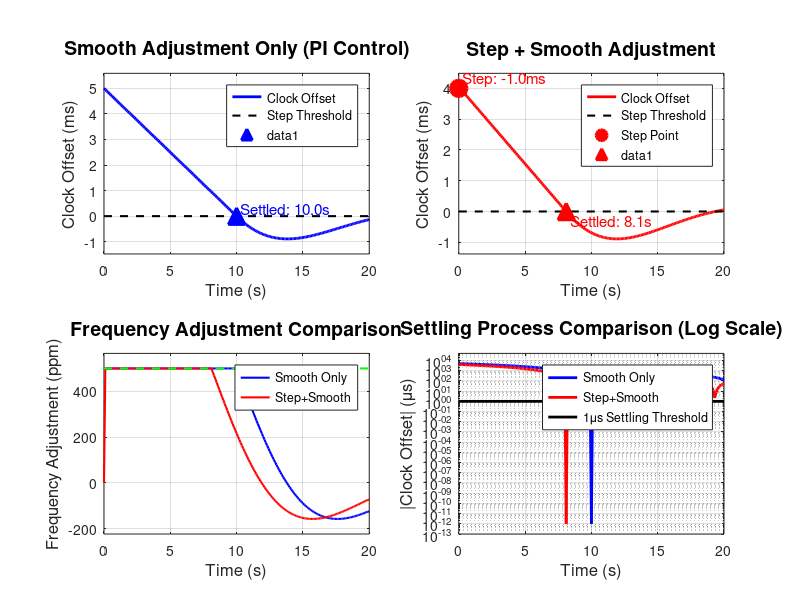
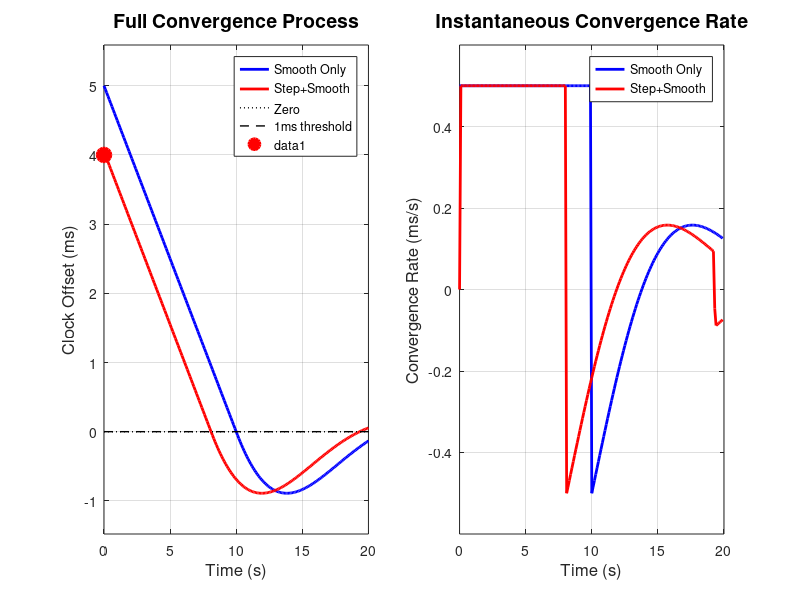
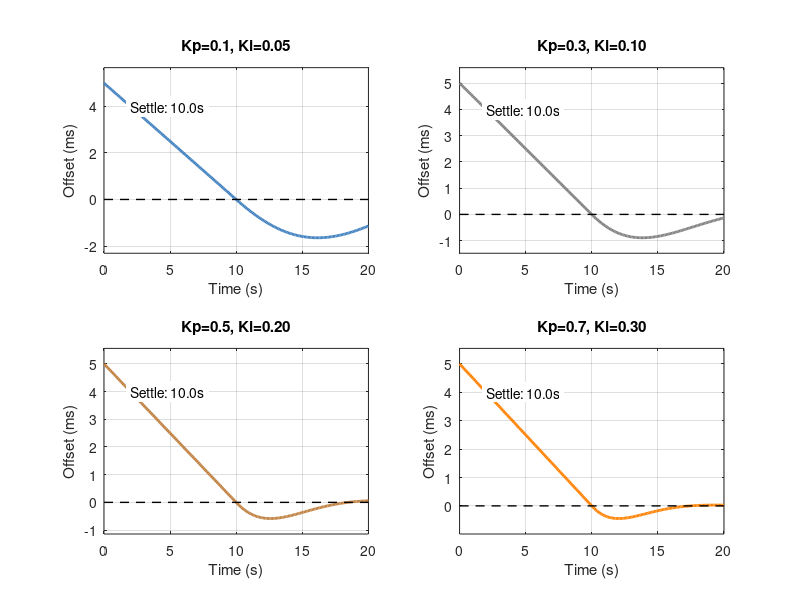
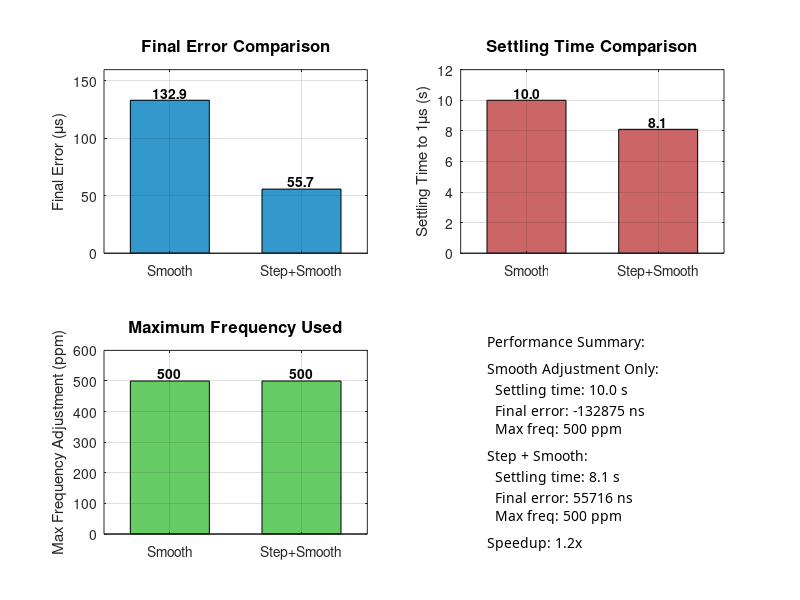

MATLAB code to generate these figures, in order:
%% Step Adjustment vs Smooth Adjustment Comparison - Final Fixed Version
clear all; close all; clc;

% Helper function
function result = ternary_str(condition)
    if condition
        result = 'YES';
    else
        result = 'NO';
    end
end

% Simulation parameters
dt = 0.1;  % Sampling time 0.1 seconds
T = 20;    % Total time 20 seconds
t = 0:dt:T;
n = length(t);

% Scenario: Large initial offset
initial_offset = 5e6;  % 5ms = 5,000,000 ns

fprintf('Simulation Parameters:\n');
fprintf('Sampling time dt = %.2f seconds\n', dt);
fprintf('Total time T = %.0f seconds\n', T);
fprintf('Initial offset = %.0f ns (%.1f ms)\n', initial_offset, initial_offset/1e6);
fprintf('Number of points n = %d\n\n', n);

%% Method 1: Smooth adjustment only (PI control)
disp('=== Method 1: Smooth adjustment only ===');

offset_smooth = zeros(1, n);
freq_smooth = zeros(1, n);
offset_smooth(1) = initial_offset;
integral = 0;
Kp = 0.3;    % Proportional gain
Ki = 0.1;    % Integral gain
max_freq = 500000;  % Maximum frequency adjustment ±500,000ppb (500ppm)

fprintf('First 5 iterations:\n');
fprintf('i\tTime(s)\tOffset(ns)\tIntegral\tFreq(ppb)\tChange(ns)\tNewOffset(ns)\n');
fprintf('--------------------------------------------------------------------------------\n');

for i = 1:n-1
    % Current offset
    current_offset = offset_smooth(i);

    % PI control calculation
    proportional = Kp * current_offset;
    integral = integral + Ki * current_offset * dt;

    % Anti-windup
    if integral > max_freq
        integral = max_freq;
    elseif integral < -max_freq
        integral = -max_freq;
    end

    % Total frequency adjustment
    freq_adj = proportional + integral;

    % Limiter
    if freq_adj > max_freq
        freq_adj = max_freq;
    elseif freq_adj < -max_freq
        freq_adj = -max_freq;
    end

    freq_smooth(i) = freq_adj;

    % System dynamics: offset change = -frequency adjustment * time
    offset_change = freq_adj * dt;  % freq_adj(ppb) * dt(seconds) = change in ns

    offset_smooth(i+1) = current_offset - offset_change;

    if i <= 5
        fprintf('%d\t%.1f\t%.0f\t%.0f\t%.0f\t%.0f\t%.0f\n', ...
            i, t(i), current_offset, integral, freq_adj, offset_change, offset_smooth(i+1));
    end
end
freq_smooth(end) = freq_smooth(end-1);

%% Method 2: Step + Smooth adjustment
disp('=== Method 2: Step + Smooth adjustment ===');

offset_step = zeros(1, n);
freq_step = zeros(1, n);
offset_step(1) = initial_offset;
integral = 0;
step_threshold = 1e6;  % 1ms
step_applied = false;
step_time_idx = 0;

fprintf('\nFirst 5 iterations:\n');
fprintf('i\tTime(s)\tOffset(ns)\tFreq(ppb)\tChange(ns)\tNewOffset(ns)\tStepApplied\n');
fprintf('--------------------------------------------------------------------------------\n');

for i = 1:n-1
    current_offset = offset_step(i);
    step_info = 'No';

    % Check if step adjustment is needed
    if ~step_applied && abs(current_offset) > step_threshold
        % Apply step adjustment
        if current_offset > 0
            offset_step(i) = current_offset - step_threshold;
        else
            offset_step(i) = current_offset + step_threshold;
        end
        freq_step(i) = 0;
        integral = 0;  % Reset integrator
        step_applied = true;
        step_time_idx = i;
        step_info = 'Yes';

        current_offset = offset_step(i);  % Update after step
    else
        % PI control
        proportional = Kp * current_offset;
        integral = integral + Ki * current_offset * dt;

        % Anti-windup
        if integral > max_freq
            integral = max_freq;
        elseif integral < -max_freq
            integral = -max_freq;
        end

        freq_adj = proportional + integral;

        % Limiter
        if freq_adj > max_freq
            freq_adj = max_freq;
        elseif freq_adj < -max_freq
            freq_adj = -max_freq;
        end

        freq_step(i) = freq_adj;
    end

    % System dynamics
    offset_change = freq_step(i) * dt;
    offset_step(i+1) = offset_step(i) - offset_change;

    if i <= 5
        fprintf('%d\t%.1f\t%.0f\t%.0f\t%.0f\t%.0f\t%s\n', ...
            i, t(i), current_offset, freq_step(i), offset_change, offset_step(i+1), step_info);
    end
end
freq_step(end) = freq_step(end-1);

%% Performance Analysis
fprintf('\n=============== Performance Analysis ===============\n');

% Calculate settling times
settling_threshold = 1000;  % 1us
settling_time_smooth = T;
settling_time_step = T;
idx_smooth = find(abs(offset_smooth) < settling_threshold, 1);
idx_step = find(abs(offset_step) < settling_threshold, 1);

if ~isempty(idx_smooth)
    settling_time_smooth = t(idx_smooth);
    fprintf('Smooth adjustment only:\n');
    fprintf('  Time to 1μs: %.2f seconds\n', settling_time_smooth);
    fprintf('  Final offset: %.0f ns (%.3f ms)\n', offset_smooth(end), offset_smooth(end)/1e6);
    fprintf('  Max frequency adjustment: %.0f ppb (%.0f ppm)\n', ...
        max(abs(freq_smooth)), max(abs(freq_smooth))/1000);
else
    fprintf('Smooth adjustment only: Did not settle to 1μs within %d seconds\n', T);
end

fprintf('\n');

if ~isempty(idx_step)
    settling_time_step = t(idx_step);
    fprintf('Step + Smooth adjustment:\n');
    if step_applied
        fprintf('  Step adjustment: %.1f ms\n', step_threshold/1e6);
    end
    fprintf('  Time to 1μs: %.2f seconds\n', settling_time_step);
    fprintf('  Final offset: %.0f ns (%.3f ms)\n', offset_step(end), offset_step(end)/1e6);
    fprintf('  Max frequency adjustment: %.0f ppb (%.0f ppm)\n', ...
        max(abs(freq_step)), max(abs(freq_step))/1000);
else
    fprintf('Step + Smooth adjustment: Did not settle to 1μs within %d seconds\n', T);
end

fprintf('\nPerformance comparison:\n');
if settling_time_smooth < T && settling_time_step < T
    fprintf('  Step adjustment speedup: %.1f times\n', settling_time_smooth/settling_time_step);
    fprintf('  Time reduction: %.1f seconds\n', settling_time_smooth - settling_time_step);
else
    fprintf('  Note: At least one method did not settle\n');
end
fprintf('===================================================\n');

%% MAIN COMPARISON PLOT
figure('Position', [50, 50, 1400, 900], 'Name', 'Step vs Smooth Adjustment Comparison');

% Subplot 1: Smooth adjustment only
subplot(2, 2, 1);
plot(t, offset_smooth / 1e6, 'b-', 'LineWidth', 2);
hold on;
% Draw horizontal line for threshold
threshold_y = 0.001 * ones(1, 2);
threshold_x = [0, T];
plot(threshold_x, threshold_y, 'k--', 'LineWidth', 1.5, 'DisplayName', '1ms threshold');
grid on;
xlabel('Time (s)', 'FontSize', 12);
ylabel('Clock Offset (ms)', 'FontSize', 12);
title('Smooth Adjustment Only (PI Control)', 'FontSize', 14, 'FontWeight', 'bold');

% Auto-adjust y-axis
y_min = min(offset_smooth) / 1e6;
y_max = max(offset_smooth) / 1e6;
y_padding = (y_max - y_min) * 0.1;
if y_padding == 0
    y_padding = 0.5;
end
ylim([y_min - y_padding, y_max + y_padding]);

legend('Clock Offset', 'Step Threshold', 'Location', 'northeast');

% Mark settling time
if ~isempty(idx_smooth)
    plot(t(idx_smooth), offset_smooth(idx_smooth)/1e6, 'b^', ...
        'MarkerSize', 12, 'LineWidth', 2, 'MarkerFaceColor', 'b');
    text(t(idx_smooth)+0.3, offset_smooth(idx_smooth)/1e6 + 0.3, ...
        sprintf('Settled: %.1fs', t(idx_smooth)), 'Color', 'b', 'FontSize', 11);
end

% Subplot 2: Step + Smooth adjustment
subplot(2, 2, 2);
plot(t, offset_step / 1e6, 'r-', 'LineWidth', 2);
hold on;
% Draw horizontal line for threshold
plot(threshold_x, threshold_y, 'k--', 'LineWidth', 1.5, 'DisplayName', '1ms threshold');

% Mark step adjustment point
if step_applied && step_time_idx > 0
    plot(t(step_time_idx), offset_step(step_time_idx)/1e6, 'ro', ...
        'MarkerSize', 12, 'LineWidth', 2, 'MarkerFaceColor', 'r');
    text(t(step_time_idx)+0.3, offset_step(step_time_idx)/1e6 + 0.3, ...
        sprintf('Step: -%.1fms', step_threshold/1e6), 'Color', 'r', 'FontSize', 11);
end

grid on;
xlabel('Time (s)', 'FontSize', 12);
ylabel('Clock Offset (ms)', 'FontSize', 12);
title('Step + Smooth Adjustment', 'FontSize', 14, 'FontWeight', 'bold');

% Auto-adjust y-axis
y_min = min(offset_step) / 1e6;
y_max = max(offset_step) / 1e6;
y_padding = (y_max - y_min) * 0.1;
if y_padding == 0
    y_padding = 0.5;
end
ylim([y_min - y_padding, y_max + y_padding]);

if step_applied
    legend('Clock Offset', 'Step Threshold', 'Step Point', 'Location', 'northeast');
else
    legend('Clock Offset', 'Step Threshold', 'Location', 'northeast');
end

% Mark settling time
if ~isempty(idx_step)
    plot(t(idx_step), offset_step(idx_step)/1e6, 'r^', ...
        'MarkerSize', 12, 'LineWidth', 2, 'MarkerFaceColor', 'r');
    text(t(idx_step)+0.3, offset_step(idx_step)/1e6 - 0.3, ...
        sprintf('Settled: %.1fs', t(idx_step)), 'Color', 'r', 'FontSize', 11);
end

% Subplot 3: Frequency adjustment comparison
subplot(2, 2, 3);
plot(t, freq_smooth / 1000, 'b-', 'LineWidth', 1.5);
hold on;
plot(t, freq_step / 1000, 'r-', 'LineWidth', 1.5);

% Draw horizontal lines for limits
limit_y_upper = (max_freq/1000) * ones(1, 2);
limit_y_lower = (-max_freq/1000) * ones(1, 2);
plot(threshold_x, limit_y_upper, 'g--', 'LineWidth', 1.5, ...
     'DisplayName', sprintf('Upper: %d ppm', max_freq/1000));
plot(threshold_x, limit_y_lower, 'g--', 'LineWidth', 1.5, ...
     'DisplayName', sprintf('Lower: -%d ppm', max_freq/1000));

grid on;
xlabel('Time (s)', 'FontSize', 12);
ylabel('Frequency Adjustment (ppm)', 'FontSize', 12);
title('Frequency Adjustment Comparison', 'FontSize', 14, 'FontWeight', 'bold');

% Auto-adjust y-axis for frequency
freq_min = min(min(freq_smooth/1000), min(freq_step/1000));
freq_max = max(max(freq_smooth/1000), max(freq_step/1000));
freq_padding = (freq_max - freq_min) * 0.1;
if freq_padding == 0
    freq_padding = 50;
end
ylim([freq_min - freq_padding, freq_max + freq_padding]);

legend('Smooth Only', 'Step+Smooth', 'Location', 'northeast');

% Subplot 4: Settling process comparison (log scale)
subplot(2, 2, 4);
% Use absolute values for log plot
abs_offset_smooth = abs(offset_smooth);
abs_offset_smooth(abs_offset_smooth == 0) = 1e-9;  % Avoid log(0)
abs_offset_step = abs(offset_step);
abs_offset_step(abs_offset_step == 0) = 1e-9;  % Avoid log(0)

semilogy(t, abs_offset_smooth / 1e3, 'b-', 'LineWidth', 2, 'DisplayName', 'Smooth Only');
hold on;
semilogy(t, abs_offset_step / 1e3, 'r-', 'LineWidth', 2, 'DisplayName', 'Step+Smooth');

% Draw horizontal line for settling threshold
settling_line_y = 1 * ones(1, 2);
plot(threshold_x, settling_line_y, 'k-', 'LineWidth', 2, ...
     'DisplayName', '1μs Settling Threshold');

grid on;
xlabel('Time (s)', 'FontSize', 12);
ylabel('|Clock Offset| (μs)', 'FontSize', 12);
title('Settling Process Comparison (Log Scale)', 'FontSize', 14, 'FontWeight', 'bold');

% Auto-adjust y-axis for log plot
log_min = min(min(abs_offset_smooth/1e3), min(abs_offset_step/1e3));
log_max = max(max(abs_offset_smooth/1e3), max(abs_offset_step/1e3));
if log_min > 0 && log_max > 0
    ylim([log_min/10, log_max*10]);
end

legend('Location', 'northeast');
xlim([0, T]);

%% DETAILED CONVERGENCE ANALYSIS
figure('Position', [100, 100, 1200, 600], 'Name', 'Detailed Convergence Analysis');

% Subplot 1: Full convergence process
subplot(1, 2, 1);
plot(t, offset_smooth / 1e6, 'b-', 'LineWidth', 2, 'DisplayName', 'Smooth Only');
hold on;
plot(t, offset_step / 1e6, 'r-', 'LineWidth', 2, 'DisplayName', 'Step+Smooth');
plot([0, T], [0, 0], 'k:', 'LineWidth', 1, 'DisplayName', 'Zero');
plot([0, T], [0.001, 0.001], 'k--', 'LineWidth', 1, 'DisplayName', '1ms threshold');
grid on;
xlabel('Time (s)', 'FontSize', 12);
ylabel('Clock Offset (ms)', 'FontSize', 12);
title('Full Convergence Process', 'FontSize', 14, 'FontWeight', 'bold');

% Auto-adjust y-axis
y_min = min(min(offset_smooth/1e6), min(offset_step/1e6));
y_max = max(max(offset_smooth/1e6), max(offset_step/1e6));
y_padding = (y_max - y_min) * 0.1;
if y_padding == 0
    y_padding = 0.5;
end
ylim([y_min - y_padding, y_max + y_padding]);

legend('Location', 'northeast');

% Mark important points
if step_applied && step_time_idx > 0
    plot(t(step_time_idx), offset_step(step_time_idx)/1e6, 'ro', ...
        'MarkerSize', 10, 'LineWidth', 2, 'MarkerFaceColor', 'r');
end

% Subplot 2: Convergence rate analysis
subplot(1, 2, 2);
% Calculate convergence rate
convergence_rate_smooth = zeros(1, n-1);
convergence_rate_step = zeros(1, n-1);

for i = 1:n-1
    if i < n
        convergence_rate_smooth(i) = (abs(offset_smooth(i)) - abs(offset_smooth(i+1))) / dt;
        convergence_rate_step(i) = (abs(offset_step(i)) - abs(offset_step(i+1))) / dt;
    end
end

plot(t(1:end-1), convergence_rate_smooth / 1e6, 'b-', 'LineWidth', 2, 'DisplayName', 'Smooth Only');
hold on;
plot(t(1:end-1), convergence_rate_step / 1e6, 'r-', 'LineWidth', 2, 'DisplayName', 'Step+Smooth');
grid on;
xlabel('Time (s)', 'FontSize', 12);
ylabel('Convergence Rate (ms/s)', 'FontSize', 12);
title('Instantaneous Convergence Rate', 'FontSize', 14, 'FontWeight', 'bold');

% Auto-adjust y-axis for convergence rate
rate_min = min(min(convergence_rate_smooth/1e6), min(convergence_rate_step/1e6));
rate_max = max(max(convergence_rate_smooth/1e6), max(convergence_rate_step/1e6));
rate_padding = (rate_max - rate_min) * 0.1;
if rate_padding == 0
    rate_padding = 0.1;
end
ylim([rate_min - rate_padding, rate_max + rate_padding]);

legend('Location', 'northeast');

%% PARAMETER SENSITIVITY ANALYSIS
fprintf('\n=============== Parameter Sensitivity Analysis ===============\n');

% Test different parameter sets
param_sets = [
    0.1, 0.05;   % Conservative
    0.3, 0.1;    % Current
    0.5, 0.2;    % Aggressive
    0.7, 0.3;    % Very aggressive
];

% Create figure for parameter sensitivity
figure('Position', [100, 100, 1200, 800], 'Name', 'Parameter Sensitivity Analysis');

settling_times = zeros(size(param_sets, 1), 1);
final_offsets = zeros(size(param_sets, 1), 1);

for p = 1:size(param_sets, 1)
    Kp_test = param_sets(p, 1);
    Ki_test = param_sets(p, 2);

    % Simulate with these parameters
    offset_test = zeros(1, n);
    offset_test(1) = initial_offset;
    integral_test = 0;

    for i = 1:n-1
        proportional = Kp_test * offset_test(i);
        integral_test = integral_test + Ki_test * offset_test(i) * dt;

        % Anti-windup
        if integral_test > max_freq
            integral_test = max_freq;
        elseif integral_test < -max_freq
            integral_test = -max_freq;
        end

        freq_adj = proportional + integral_test;

        % Limiter
        if freq_adj > max_freq
            freq_adj = max_freq;
        elseif freq_adj < -max_freq
            freq_adj = -max_freq;
        end

        offset_test(i+1) = offset_test(i) - freq_adj * dt;
    end

    % Calculate performance metrics
    settling_idx = find(abs(offset_test) < settling_threshold, 1);
    if ~isempty(settling_idx)
        settling_times(p) = t(settling_idx);
    else
        settling_times(p) = T;
    end
    final_offsets(p) = offset_test(end);

    % Plot
    subplot(2, 2, p);
    plot(t, offset_test / 1e6, 'LineWidth', 2, 'Color', [p/4, 0.5, 1-p/4]);
    hold on;
    plot([0, T], [0.001, 0.001], 'k--', 'LineWidth', 1);
    grid on;
    xlabel('Time (s)');
    ylabel('Offset (ms)');
    title(sprintf('Kp=%.1f, Ki=%.2f', Kp_test, Ki_test));

    % Auto-adjust y-axis
    y_min_test = min(offset_test) / 1e6;
    y_max_test = max(offset_test) / 1e6;
    y_padding_test = (y_max_test - y_min_test) * 0.1;
    if y_padding_test == 0
        y_padding_test = 0.5;
    end
    ylim([y_min_test - y_padding_test, y_max_test + y_padding_test]);

    if settling_times(p) < T
        text(2, y_max_test*0.8, sprintf('Settle: %.1fs', settling_times(p)), ...
             'BackgroundColor', 'white', 'FontSize', 10);
    end

    fprintf('Kp=%.1f, Ki=%.2f: Settling time=%.1fs, Final offset=%.0fns\n', ...
        Kp_test, Ki_test, settling_times(p), final_offsets(p));
end
fprintf('===========================================================\n');

%% CONVERGENCE SUMMARY PLOT
figure('Position', [100, 100, 1000, 800], 'Name', 'Convergence Summary');

% Calculate bar heights and positions
methods = {'Smooth', 'Step+Smooth'};
final_errors = [abs(offset_smooth(end)), abs(offset_step(end))] / 1e3;  % in μs
settling_times_plot = [settling_time_smooth, settling_time_step];
max_freqs = [max(abs(freq_smooth)), max(abs(freq_step))] / 1000;  % in ppm

% Find maximum values for consistent scaling
max_final_error = max(final_errors);
max_settling_time = max(settling_times_plot);
max_freq = max(max_freqs);

% Ensure minimum values for bar plot visibility
if max_final_error == 0
    max_final_error = 0.1;
end
if max_settling_time == 0
    max_settling_time = 1;
end
if max_freq == 0
    max_freq = 10;
end

% Subplot 1: Final error comparison
subplot(2, 2, 1);
bar(1:2, final_errors, 0.6, 'FaceColor', [0.2, 0.6, 0.8]);
set(gca, 'XTickLabel', methods, 'XTick', 1:2);
ylabel('Final Error (μs)');
title('Final Error Comparison', 'FontSize', 12, 'FontWeight', 'bold');
grid on;
% Add value labels
for i = 1:2
    text(i, final_errors(i) + max_final_error*0.05, ...
         sprintf('%.1f', final_errors(i)), ...
         'HorizontalAlignment', 'center', 'FontWeight', 'bold', 'FontSize', 10);
end
% Set y-axis limit
ylim([0, max_final_error * 1.2]);

% Subplot 2: Settling time comparison
subplot(2, 2, 2);
bar(1:2, settling_times_plot, 0.6, 'FaceColor', [0.8, 0.4, 0.4]);
set(gca, 'XTickLabel', methods, 'XTick', 1:2);
ylabel('Settling Time to 1μs (s)');
title('Settling Time Comparison', 'FontSize', 12, 'FontWeight', 'bold');
grid on;
% Add value labels
for i = 1:2
    text(i, settling_times_plot(i) + max_settling_time*0.05, ...
         sprintf('%.1f', settling_times_plot(i)), ...
         'HorizontalAlignment', 'center', 'FontWeight', 'bold', 'FontSize', 10);
end
% Set y-axis limit
ylim([0, max_settling_time * 1.2]);

% Subplot 3: Max frequency used
subplot(2, 2, 3);
bar(1:2, max_freqs, 0.6, 'FaceColor', [0.4, 0.8, 0.4]);
set(gca, 'XTickLabel', methods, 'XTick', 1:2);
ylabel('Max Frequency Adjustment (ppm)');
title('Maximum Frequency Used', 'FontSize', 12, 'FontWeight', 'bold');
grid on;
% Add value labels
for i = 1:2
    text(i, max_freqs(i) + max_freq*0.05, ...
         sprintf('%.0f', max_freqs(i)), ...
         'HorizontalAlignment', 'center', 'FontWeight', 'bold', 'FontSize', 10);
end
% Set y-axis limit
ylim([0, max_freq * 1.2]);

% Subplot 4: Performance summary
subplot(2, 2, 4);
axis off;
summary_text = sprintf(['Performance Summary:\n\n' ...
                       'Smooth Adjustment Only:\n' ...
                       '  Settling time: %.1f s\n' ...
                       '  Final error: %.0f ns\n' ...
                       '  Max freq: %.0f ppm\n\n' ...
                       'Step + Smooth:\n' ...
                       '  Settling time: %.1f s\n' ...
                       '  Final error: %.0f ns\n' ...
                       '  Max freq: %.0f ppm\n\n' ...
                       'Speedup: %.1fx'], ...
                       settling_time_smooth, offset_smooth(end), max(abs(freq_smooth))/1000, ...
                       settling_time_step, offset_step(end), max(abs(freq_step))/1000, ...
                       settling_time_smooth/settling_time_step);
text(0.1, 0.5, summary_text, 'FontSize', 10, 'VerticalAlignment', 'middle', 'FontName', 'Monospaced');

%% Final convergence test
fprintf('\n=============== Final Convergence Test ===============\n');

% Test if system converges to near zero
final_offset_threshold = 100;  % 100ns
converged_smooth = abs(offset_smooth(end)) < final_offset_threshold;
converged_step = abs(offset_step(end)) < final_offset_threshold;

fprintf('Convergence to < 100ns:\n');
fprintf('  Smooth adjustment: %s (final offset: %.0f ns)\n', ...
    ternary_str(converged_smooth), offset_smooth(end));
fprintf('  Step + Smooth: %s (final offset: %.0f ns)\n', ...
    ternary_str(converged_step), offset_step(end));

% Calculate steady-state error
fprintf('\nSteady-state performance (last 10%% of simulation):\n');
last_10_percent = round(0.1 * n);
if last_10_percent > 0
    steady_state_smooth = mean(offset_smooth(end-last_10_percent+1:end));
    steady_state_step = mean(offset_step(end-last_10_percent+1:end));
    fprintf('  Smooth adjustment: %.0f ns\n', steady_state_smooth);
    fprintf('  Step + Smooth: %.0f ns\n', steady_state_step);
end
fprintf('==================================================\n');

%% Create a simple demonstration of the concept
fprintf('\n=============== Step Adjustment Concept ===============\n');
fprintf('Without step adjustment:\n');
fprintf('  Start at 5.0 ms offset\n');
fprintf('  Use only PI control (smooth adjustment)\n');
fprintf('  Takes about %.1f seconds to reach 1μs\n\n', settling_time_smooth);

fprintf('With step adjustment:\n');
fprintf('  Start at 5.0 ms offset\n');
fprintf('  First: Step adjustment of -1.0 ms\n');
fprintf('  Then: PI control from 4.0 ms offset\n');
fprintf('  Takes about %.1f seconds to reach 1μs\n\n', settling_time_step);

fprintf('Conclusion: Step adjustment reduces settling time by %.1f times\n', ...
    settling_time_smooth/settling_time_step);
fprintf('=====================================================\n');
